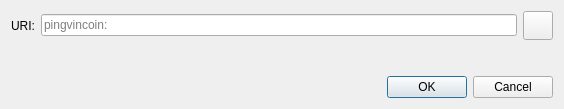
<?xml version="1.0" encoding="UTF-8"?>
<ui version="4.0">
 <class>OpenURIDialog</class>
 <widget class="QDialog" name="OpenURIDialog">
  <property name="geometry">
   <rect>
    <x>0</x>
    <y>0</y>
    <width>564</width>
    <height>109</height>
   </rect>
  </property>
  <property name="windowTitle">
   <string>Open pingvincoin URI</string>
  </property>
  <layout class="QVBoxLayout" name="verticalLayout">
   <item>
    <layout class="QHBoxLayout" name="horizontalLayout">
     <item>
      <widget class="QLabel" name="label">
       <property name="text">
        <string>URI:</string>
       </property>
      </widget>
     </item>
     <item>
      <widget class="QValidatedLineEdit" name="uriEdit">
       <property name="placeholderText">
        <string notr="true">pingvincoin:</string>
       </property>
      </widget>
     </item>
     <item>
      <widget class="QToolButton" name="pasteButton">
       <property name="toolTip">
        <string extracomment="Tooltip text for button that allows you to paste an address that is in your clipboard.">Paste address from clipboard</string>
       </property>
       <property name="text">
        <string/>
       </property>
       <property name="icon">
        <iconset resource="../pingvincoin.qrc">
         <normaloff>:/icons/editpaste</normaloff>:/icons/editpaste
        </iconset>
       </property>
       <property name="iconSize">
        <size>
         <width>22</width>
         <height>22</height>
        </size>
       </property>
      </widget>
     </item>
    </layout>
   </item>
   <item>
    <spacer name="verticalSpacer">
     <property name="orientation">
      <enum>Qt::Vertical</enum>
     </property>
     <property name="sizeHint" stdset="0">
      <size>
       <width>20</width>
       <height>40</height>
      </size>
     </property>
    </spacer>
   </item>
   <item>
    <widget class="QDialogButtonBox" name="buttonBox">
     <property name="orientation">
      <enum>Qt::Horizontal</enum>
     </property>
     <property name="standardButtons">
      <set>QDialogButtonBox::Cancel|QDialogButtonBox::Ok</set>
     </property>
    </widget>
   </item>
  </layout>
 </widget>
 <customwidgets>
  <customwidget>
   <class>QValidatedLineEdit</class>
   <extends>QLineEdit</extends>
   <header>qt/qvalidatedlineedit.h</header>
  </customwidget>
 </customwidgets>
 <resources/>
 <connections>
  <connection>
   <sender>buttonBox</sender>
   <signal>accepted()</signal>
   <receiver>OpenURIDialog</receiver>
   <slot>accept()</slot>
   <hints>
    <hint type="sourcelabel">
     <x>248</x>
     <y>254</y>
    </hint>
    <hint type="destinationlabel">
     <x>157</x>
     <y>274</y>
    </hint>
   </hints>
  </connection>
  <connection>
   <sender>buttonBox</sender>
   <signal>rejected()</signal>
   <receiver>OpenURIDialog</receiver>
   <slot>reject()</slot>
   <hints>
    <hint type="sourcelabel">
     <x>316</x>
     <y>260</y>
    </hint>
    <hint type="destinationlabel">
     <x>286</x>
     <y>274</y>
    </hint>
   </hints>
  </connection>
 </connections>
</ui>
